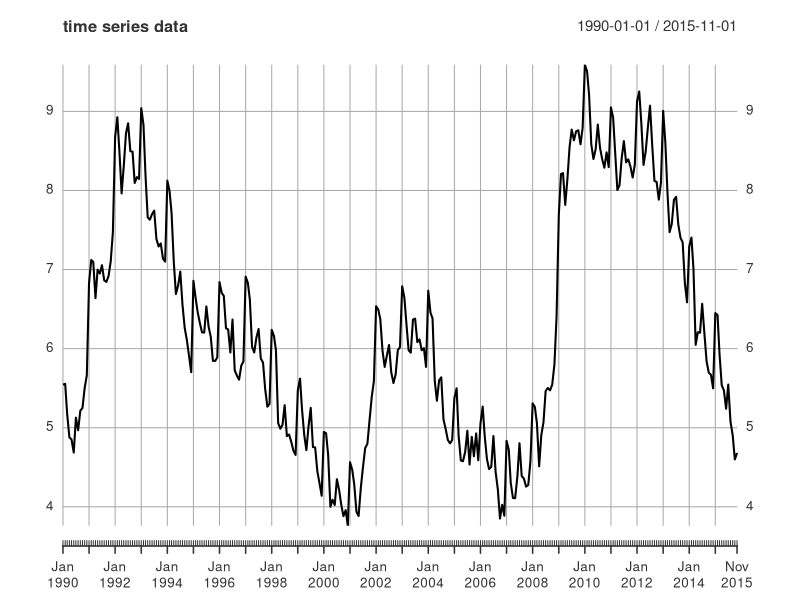
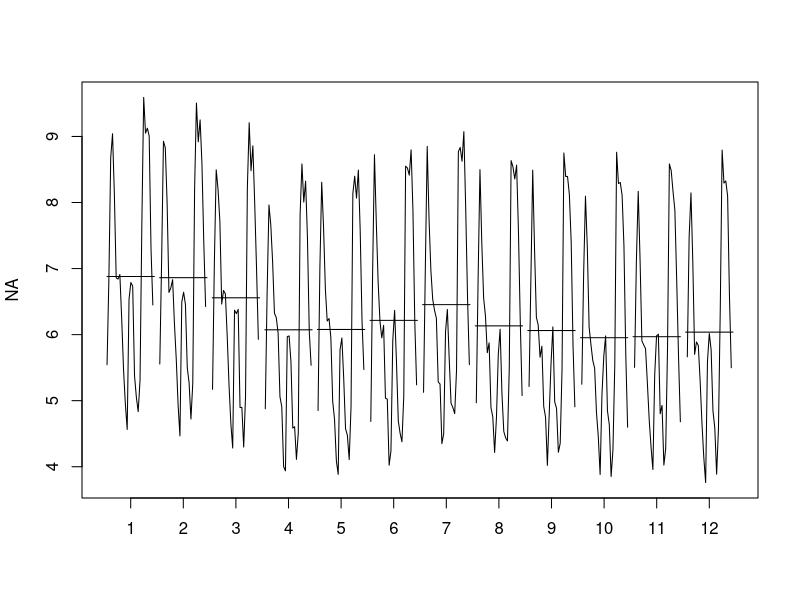
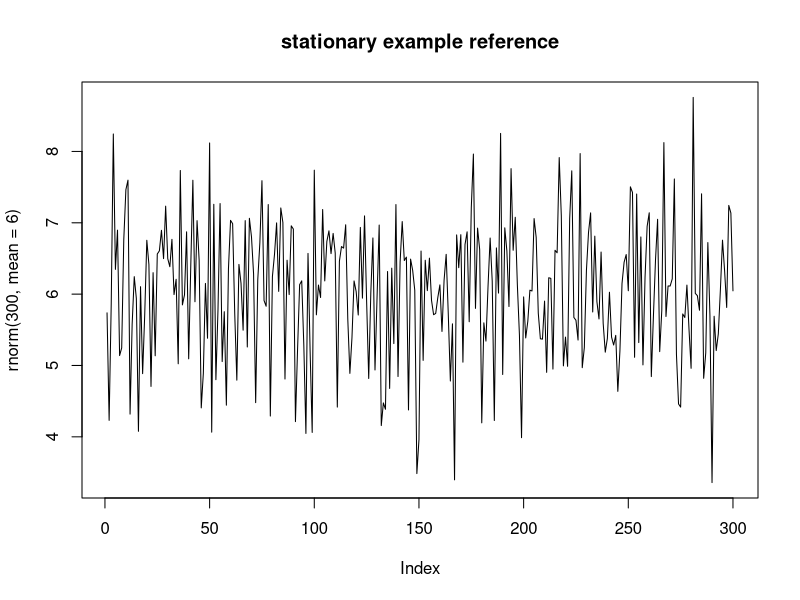
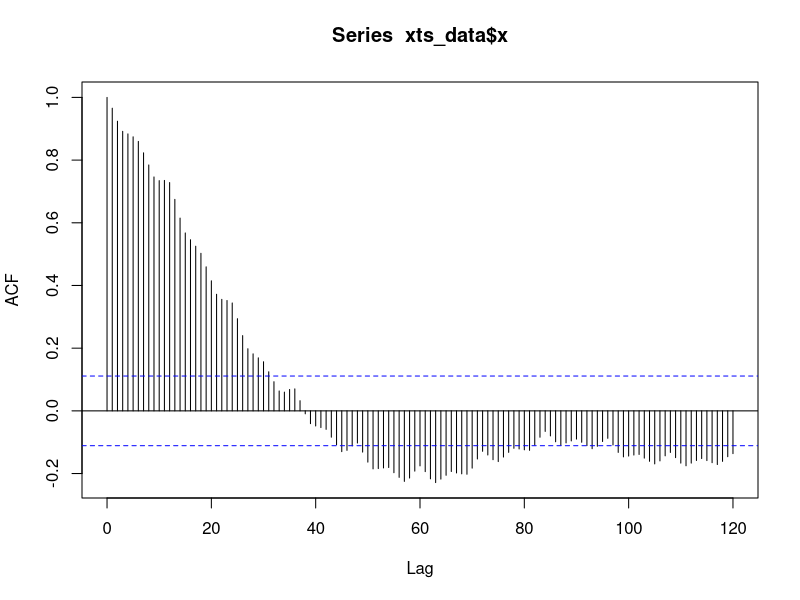
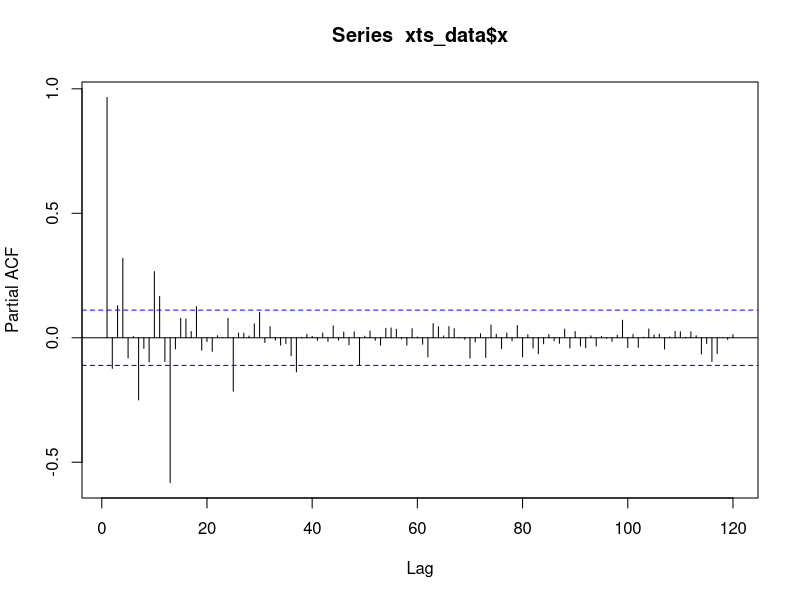
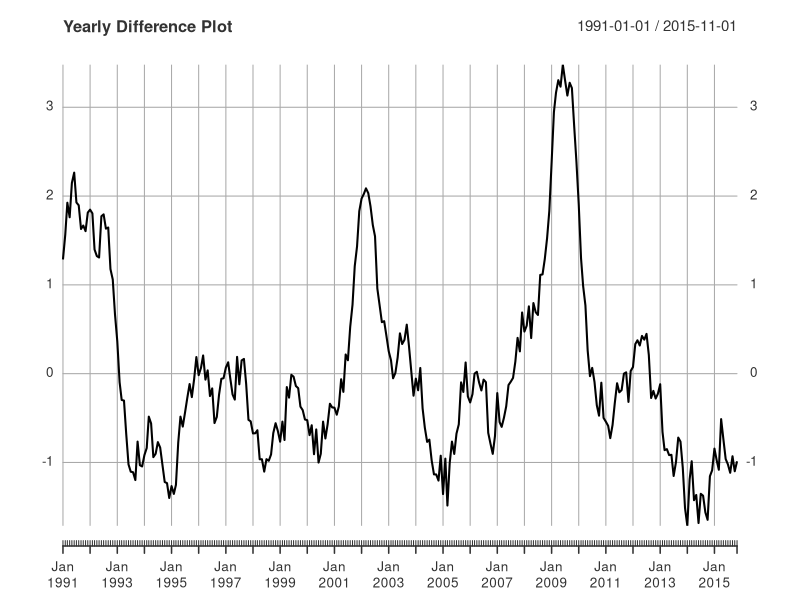
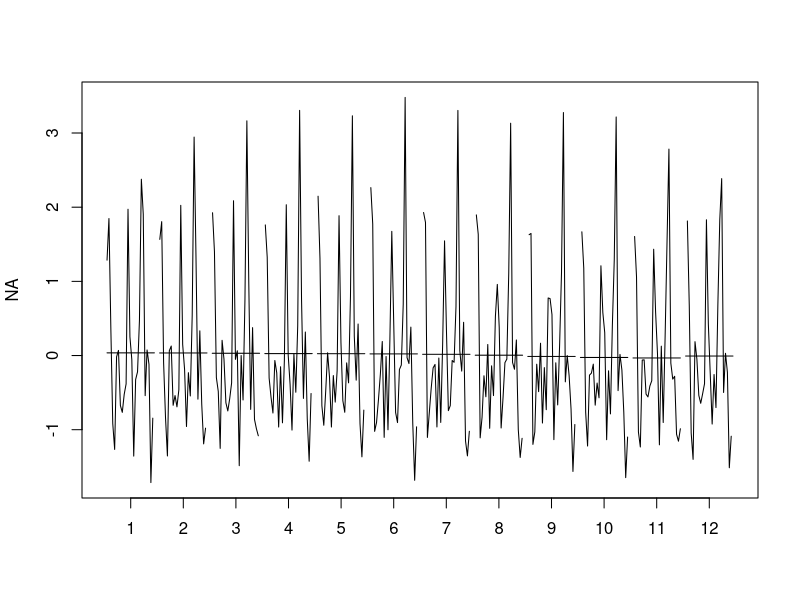
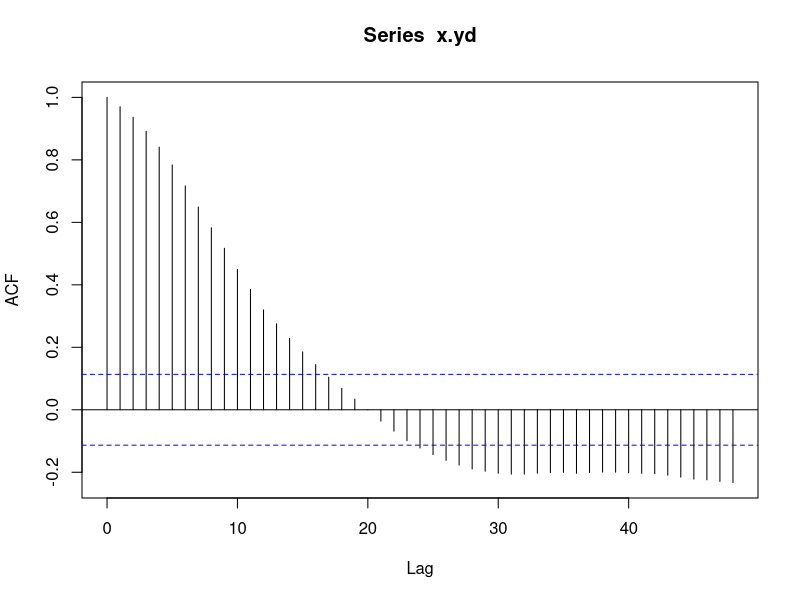

The R script that drew these images, in order:
## ---- chunk 1
knitr::opts_chunk$set(echo = TRUE)
## ---- chunk 2
library(xts)
library(tseries)
library(forecast)

ts_data = read.csv('Lab4-series2.csv')
head(ts_data)
length(ts_data[,1])

ts_id <- seq(as.Date("1990/1/1"), by = "month", length.out = 311)
tail(ts_id)

xts_data <- xts(ts_data$x, order.by = ts_id)
tail(xts_data)

colnames(xts_data) = 'x'
## ---- chunk 3
plot(xts_data$x, type = 'l', main = 'time series data')
#I see both trend and seasonality in the data.  Looks like we peak in the beginning of the year and decline by the end of the year.  Alrternating positive/negative trends in ~5-7 year intervals.

monthplot(xts_data$x)
#Month plot confirms that Q1 does average higher than the rest of the year.  We also see somewhat of an increase in July

plot(rnorm(300, mean = 6), type = 'l', main = 'stationary example reference')
#randomly distributed plot shows the difference between the data

#plot(diff(train$x)[2:300], type = 'l', main = 'first difference time series data')
#Taking the first difference appears to create a more stationary series

acf(xts_data$x, 120)
#Gradual suggest an AR(1) model

#acf(diff(train$x)[2:300])
#ACF of first difference does not result in white noise meaning that this is not a random walk.  Also note that the first different does not result in stationary data.

#acf(diff(diff(train$x)[2:300])[2:299])
#Second Difference data is still not stationary.  Does this mean we need a seasonal model?

pacf(xts_data$x, 120)
#There are multiple significant lags for the PACF.  Lags 1,4,7,10,11,13

adf.test(xts_data$x)
#Dicky Fuller test is unable to reject the null hypothesis that the data is non stationary.  More evidence of what we've already seen in acf/pacf and differencing of data.


#Try Seasonal Differencing here


## ---- chunk 4

length(xts_data)
#EDA Continued
#Try Seasonal Differencing Here
x.yd = diff(xts_data$x, lag =12)[13:311]

plot(x.yd, main = 'Yearly Difference Plot')
#We still see a trend but seasonality looks like its been removed to a degree.

monthplot(x.yd)
#Taking the seasonal difference gives us an almost flat mean for each month.  Seems like this has deseasoned the data well.  Big D = 1

acf(x.yd, 48)
#The acf still looks like a random walk based on the gradual decrease in acf

pacf(x.yd, 48)
#Lags at 13 and 37?  Not sure how to interpret this

x.yd.df = diff(x.yd)[2:299]

plot(x.yd.df, main = 'D=1, d=1 time series')
#Plot looks much more stationary

monthplot(x.yd.df)
#Month plot still appears relatively stationary however less so then jsut using the seasonal difference

acf(x.yd.df, 120)
#Acf looks much more stationary now with the second difference.  Last meaningful spike around lag 5

pacf(x.yd.df, 120)
#We see a spike for multiples of 12 (yearly) up to 60, 5 yearly lags

## ---- chunk 5
train = xts_data["1990/2014"]
colnames(train) = 'x'

test = xts_data["2015"]
colnames(test) = 'x'

length(train[,1])
length(test[,1])
## ---- chunk 6
#Start with loop to identify P/Q with D=1
#Do we need a period parameter, when i set it equal to 12 there were errors
for (P in 0:5){
  for (Q in 0:5){
    mod = Arima(train$x, order = c(0,0,0),
                seasonal = list(order = c(P,1,Q)), method = 'ML')
    if ((P == 0) & (Q == 0)) {mod_results = data.frame(P,Q, mod$aic)
    colnames(mod_results) = c("P_var", "Q_var", "AIC")} 
    else {mod_results = rbind(mod_results, c(P,Q,mod$aic))}
    #mod_results = rbind(mod_results, c(P,Q,mod$aic))
    #print(c(P,Q,mod$aic))
  }
}

mod_results[order(mod_results$AIC),]
#Sorted dataframe shows P=5/D=1/Q=4 as best model
## ---- chunk 7
#Start with loop to identify p/q with d=1 and P = 4, D = 1, Q = 4
for (p in 0:5){
  for (q in 0:5){
    mod2 = Arima(train$x, order = c(p,1,q),
                seasonal = list(order = c(4,1,4)), method = 'ML')
    if ((p == 0) & (q == 0)) {mod2_results = data.frame(p,q, mod2$aic)
    colnames(mod2_results) = c("p_var", "q_var", "AIC")} 
    else {mod2_results = rbind(mod2_results, c(p,q,mod2$aic))}

  }
}

mod2_results[order(mod2_results$AIC),]
#Sorted dataframe shows P=5/D=1/Q=4 as best model
#AIC is the lowest by a significant amount
## ---- chunk 8
#Forecast Errors
calculate_rmse <- function(fcast, test){
  rmse <- sqrt(mean((fcast - test)^2))
  print(rmse)
}

modfinal = Arima(train$x, order = c(5,1,4),
                seasonal = list(order = c(4,1,4)), method = 'ML')

mod.fcst <- forecast(modfinal, h = 11)

plot(mod.fcst)

calculate_rmse(mod.fcst$mean, ts_data[301:311,2])


## ---- chunk 9

#Residuals appear to be stationary
plot(modfinal$residuals)

acf(modfinal$residuals)

pacf(modfinal$residuals)
#some issues with the acf and pacf

